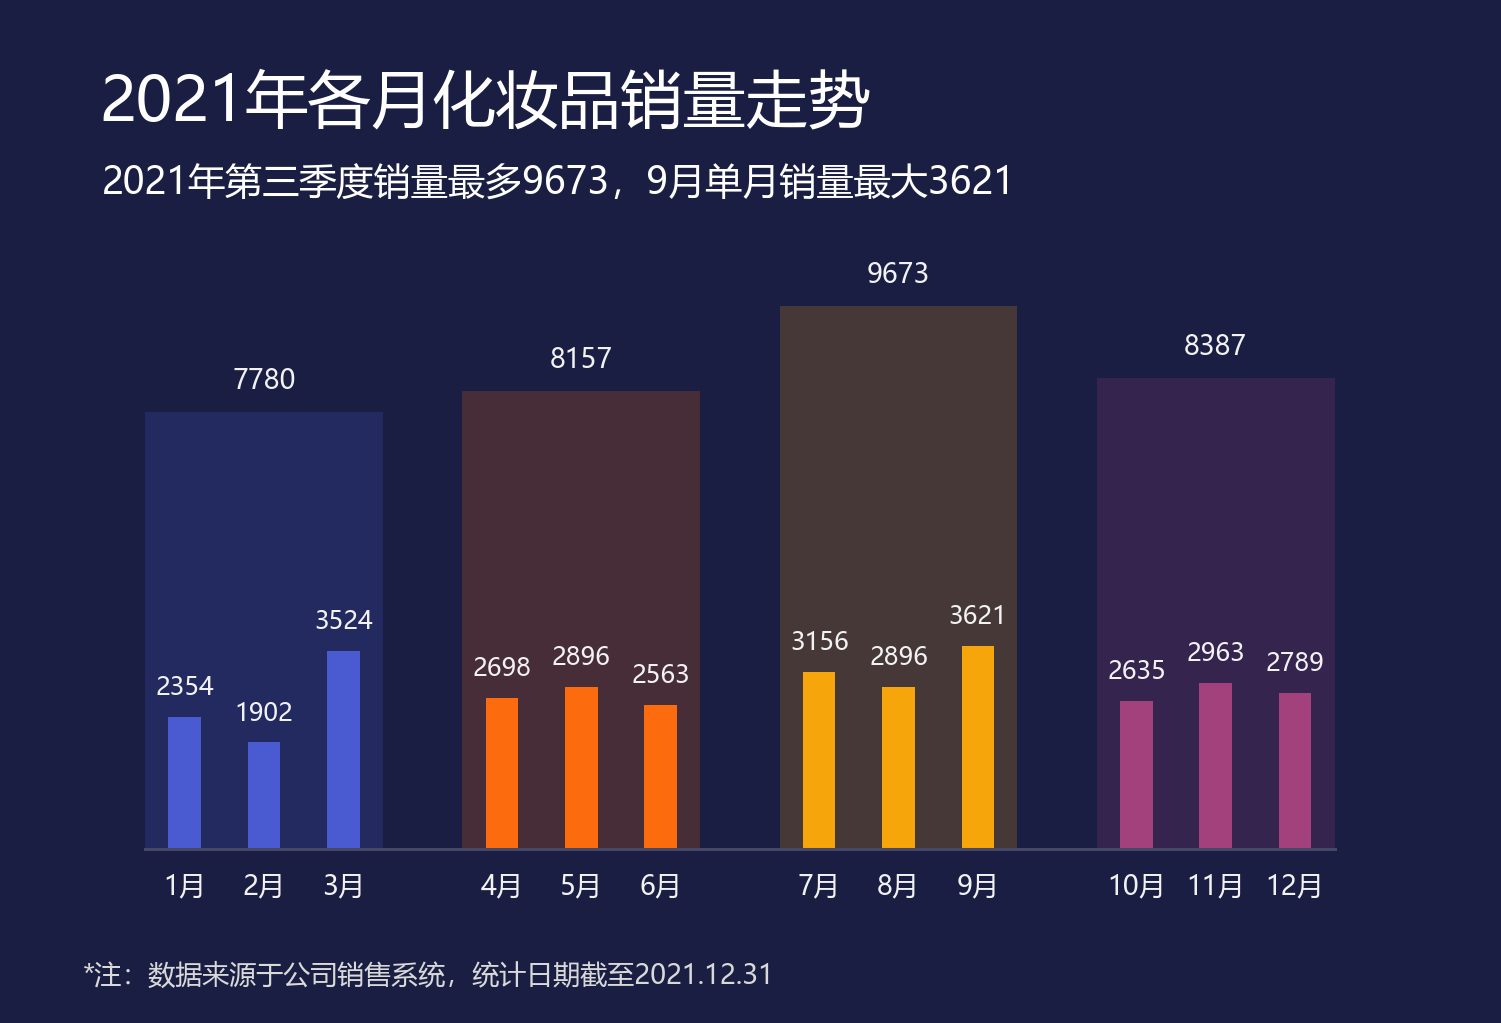

Reproduce this figure in Python.
# -*- coding: utf-8 -*-
"""28 复合柱形图 (依据 chart15.xml + _chart28_obj1.png 实测复刻)

两个 clustered barChart 复合: 月度销量窄柱(按季度 4 色: 4A5BD1/FC6C0F/F6A50B/A2417B, 柱顶数值)
+ 季度销量宽柱(同色 20% alpha, 宽=整组无间隙) 完全重叠; 双轴 max=12000;
X 轴线 #454866 位于基线下 1-2px; 背景 #1A1E43; 无图例/无刻度数字
文字(标题/副标题/注释/横轴)由位图 OCR + 测量, 无 XML 标题
"""
import matplotlib
matplotlib.use('Agg')
import matplotlib.pyplot as plt
import numpy as np

plt.rcParams['font.sans-serif'] = ['Microsoft YaHei', 'SimHei', 'Arial Unicode MS']
plt.rcParams['axes.unicode_minus'] = False

BG = '#1A1E43'; TXT = '#F2F2F2'; AXIS = '#454866'
W, H = 444.9, 303.4

# 15 个类别槽: 4 组 x 3 月, 组间空一槽; 12 个有值
valid = [0, 1, 2, 4, 5, 6, 8, 9, 10, 12, 13, 14]
vals = [2354, 1902, 3524, 2698, 2896, 2563, 3156, 2896, 3621, 2635, 2963, 2789]
cols = ['#4A5BD1']*3 + ['#FC6C0F']*3 + ['#F6A50B']*3 + ['#A2417B']*3
labels = ['1月', '2月', '3月', '', '4月', '5月', '6月', '',
          '7月', '8月', '9月', '', '10月', '11月', '12月']
q_center = [1.0, 5.0, 9.0, 13.0]
q_vals = [7780, 8157, 9673, 8387]
q_cols = ['#4A5BD1', '#FC6C0F', '#F6A50B', '#A2417B']

fig = plt.figure(figsize=(W / 72, H / 72), facecolor=BG)
ax = fig.add_axes([0.0966, 0.1695, 0.7923, 0.6589], facecolor='none')

# 季度销量: 宽柱=3 个类别宽, 无缝, 20% 透明
ax.bar(q_center, q_vals, width=3.0, color=q_cols, alpha=0.2, linewidth=0, zorder=1)
# 月度销量: 窄柱
ax.bar(valid, vals, width=0.41, color=cols, linewidth=0, zorder=2)

ax.set_xlim(-0.5, 14.5); ax.set_ylim(0, 12000)
ax.set_yticks([])
for s in ax.spines.values(): s.set_visible(False)
ax.tick_params(axis='y', length=0)
ax.set_xticks(range(15)); ax.set_xticklabels(labels, fontsize=8, color=TXT)
ax.tick_params(axis='x', length=0, pad=6.5)
# X 轴灰蓝横线(基线)
ax.axhline(0, color=AXIS, lw=0.9, zorder=5, clip_on=False)

# 柱顶数值标签(白 95%, 字号按原图位图字宽校准)
for i, v in zip(valid, vals):
    ax.text(i, v + 300, str(v), ha='center', va='bottom', color=TXT, fontsize=7.4, zorder=6)
# 季度宽块顶部标签: XML 该系列仅保留每季度中间柱(idx1/5/9/13)标签
for cx, qv in zip(q_center, q_vals):
    ax.text(cx, qv + 300, str(qv), ha='center', va='bottom', color=TXT, fontsize=8, zorder=6)

# 标题/副标题/注释
fig.text(0.0662, 0.9305, '2021年各月化妆品销量走势', ha='left', va='top', color='#FFFFFF', fontsize=18.5)
fig.text(0.068, 0.8404, '2021年第三季度销量最多9673，9月单月销量最大3621', ha='left', va='top', color='#FFFFFF', fontsize=11)
fig.text(0.055, 0.0466, '*注：数据来源于公司销售系统，统计日期截至2021.12.31', ha='left', va='center', color='#D9D9D9', fontsize=8)

plt.savefig('28 复合柱形图.png', dpi=243, facecolor=BG)
print('已生成 28 复合柱形图.png')
